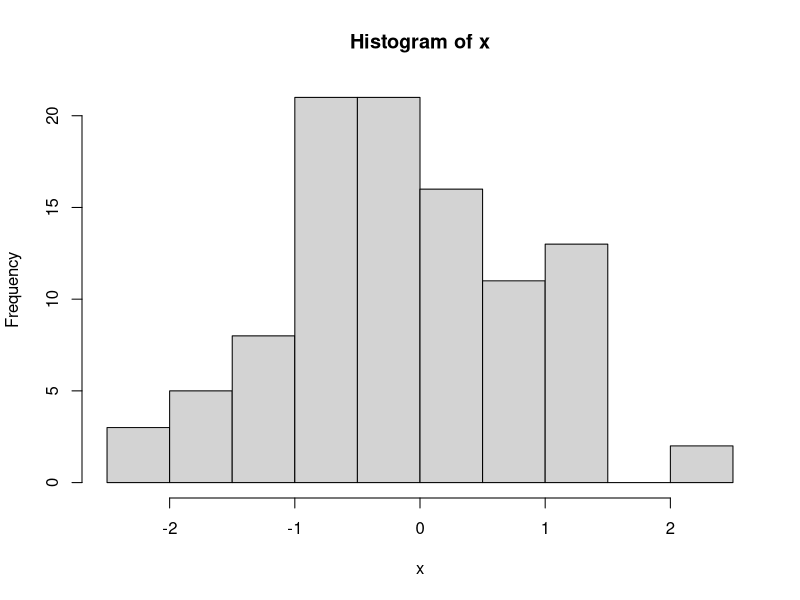
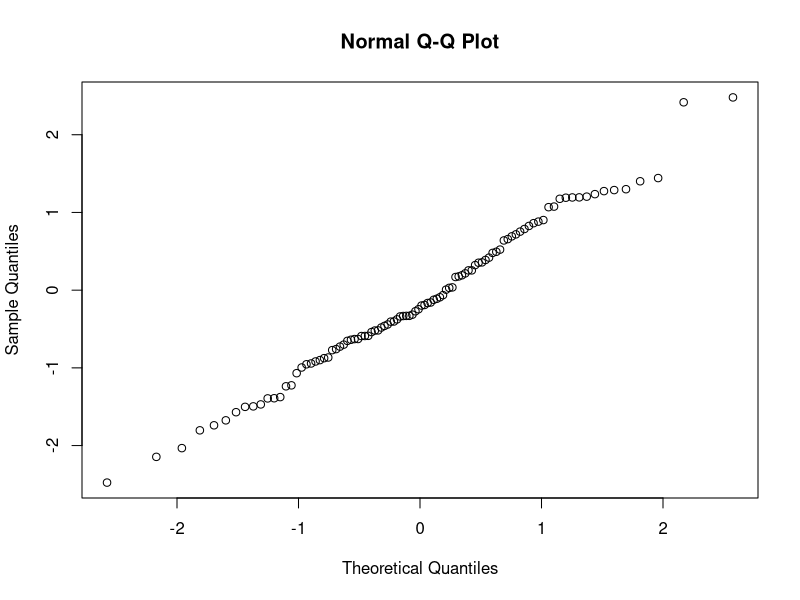

Source code (R) for these figures, in order:
## ---- chunk 1
x <- rnorm(100,0,1)
## ---- chunk 2
hist(x)
## ---- chunk 3
qqnorm(x)
